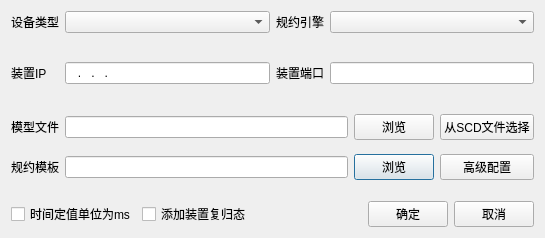
<?xml version="1.0" encoding="UTF-8"?>
<ui version="4.0">
 <class>QSttCreateNewTestWidget</class>
 <widget class="QDialog" name="QSttCreateNewTestWidget">
  <property name="geometry">
   <rect>
    <x>0</x>
    <y>0</y>
    <width>545</width>
    <height>238</height>
   </rect>
  </property>
  <property name="windowTitle">
   <string>新建测试</string>
  </property>
  <layout class="QVBoxLayout" name="verticalLayout_2">
   <item>
    <layout class="QVBoxLayout" name="verticalLayout">
     <item>
      <layout class="QHBoxLayout" name="horizontalLayout_3">
       <property name="spacing">
        <number>6</number>
       </property>
       <item>
        <layout class="QGridLayout" name="gridLayout_2">
         <item row="2" column="1">
          <widget class="QLineEdit" name="m_edtDevIP">
           <property name="inputMask">
            <string>000.000.000.000; </string>
           </property>
          </widget>
         </item>
         <item row="0" column="0">
          <widget class="QLabel" name="m_lblDeviceType">
           <property name="text">
            <string>设备类型</string>
           </property>
          </widget>
         </item>
         <item row="2" column="2">
          <widget class="QLabel" name="m_lblDevPort">
           <property name="text">
            <string>装置端口</string>
           </property>
          </widget>
         </item>
         <item row="0" column="2">
          <widget class="QLabel" name="m_lblProtolID">
           <property name="text">
            <string>规约引擎</string>
           </property>
          </widget>
         </item>
         <item row="0" column="3">
          <widget class="QScrollComboBox" name="m_cmbProtolID"/>
         </item>
         <item row="0" column="1">
          <widget class="QComboBox" name="m_cmbDeviceType"/>
         </item>
         <item row="2" column="3">
          <widget class="QLineEdit" name="m_edtDevPort"/>
         </item>
         <item row="2" column="0">
          <widget class="QLabel" name="m_lblDevIP">
           <property name="text">
            <string>装置IP</string>
           </property>
          </widget>
         </item>
         <item row="1" column="2">
          <spacer name="verticalSpacer_5">
           <property name="orientation">
            <enum>Qt::Vertical</enum>
           </property>
           <property name="sizeHint" stdset="0">
            <size>
             <width>20</width>
             <height>40</height>
            </size>
           </property>
          </spacer>
         </item>
         <item row="3" column="2">
          <spacer name="verticalSpacer_6">
           <property name="orientation">
            <enum>Qt::Vertical</enum>
           </property>
           <property name="sizeHint" stdset="0">
            <size>
             <width>20</width>
             <height>40</height>
            </size>
           </property>
          </spacer>
         </item>
        </layout>
       </item>
      </layout>
     </item>
     <item>
      <layout class="QGridLayout" name="gridLayoutNameID" rowstretch="0,0,0,0">
       <item row="1" column="0">
        <widget class="QLabel" name="m_lblDvmFile">
         <property name="text">
          <string>模型文件</string>
         </property>
        </widget>
       </item>
       <item row="3" column="2">
        <widget class="QPushButton" name="m_btnBrowsePp">
         <property name="text">
          <string>浏览</string>
         </property>
        </widget>
       </item>
       <item row="3" column="1">
        <widget class="QLineEdit" name="m_edtPpFile"/>
       </item>
       <item row="1" column="2">
        <widget class="QPushButton" name="m_btnBrowseDvm">
         <property name="text">
          <string>浏览</string>
         </property>
        </widget>
       </item>
       <item row="3" column="0">
        <widget class="QLabel" name="m_lblPpFile">
         <property name="text">
          <string>规约模板</string>
         </property>
        </widget>
       </item>
       <item row="2" column="1">
        <spacer name="verticalSpacer_2">
         <property name="orientation">
          <enum>Qt::Vertical</enum>
         </property>
         <property name="sizeHint" stdset="0">
          <size>
           <width>20</width>
           <height>40</height>
          </size>
         </property>
        </spacer>
       </item>
       <item row="1" column="1">
        <widget class="QLineEdit" name="m_edtDvmFile"/>
       </item>
       <item row="1" column="3">
        <widget class="QPushButton" name="m_btnSelFromScl">
         <property name="text">
          <string>从SCD文件选择</string>
         </property>
        </widget>
       </item>
       <item row="3" column="3">
        <widget class="QPushButton" name="m_btnAdvancedCfg">
         <property name="text">
          <string>高级配置</string>
         </property>
        </widget>
       </item>
      </layout>
     </item>
     <item>
      <spacer name="verticalSpacer_4">
       <property name="orientation">
        <enum>Qt::Vertical</enum>
       </property>
       <property name="sizeHint" stdset="0">
        <size>
         <width>20</width>
         <height>40</height>
        </size>
       </property>
      </spacer>
     </item>
     <item>
      <spacer name="verticalSpacer">
       <property name="orientation">
        <enum>Qt::Vertical</enum>
       </property>
       <property name="sizeHint" stdset="0">
        <size>
         <width>20</width>
         <height>40</height>
        </size>
       </property>
      </spacer>
     </item>
     <item>
      <layout class="QHBoxLayout" name="horizontalLayout">
       <property name="spacing">
        <number>6</number>
       </property>
       <item>
        <widget class="QCheckBox" name="m_chkTSettingUnit_ms">
         <property name="text">
          <string>时间定值单位为ms</string>
         </property>
        </widget>
       </item>
       <item>
        <widget class="QCheckBox" name="m_chkAddDevReset">
         <property name="text">
          <string>添加装置复归态</string>
         </property>
        </widget>
       </item>
       <item>
        <spacer name="horizontalSpacer">
         <property name="orientation">
          <enum>Qt::Horizontal</enum>
         </property>
         <property name="sizeHint" stdset="0">
          <size>
           <width>40</width>
           <height>20</height>
          </size>
         </property>
        </spacer>
       </item>
       <item>
        <widget class="QPushButton" name="m_Btn_OK">
         <property name="text">
          <string>确定</string>
         </property>
        </widget>
       </item>
       <item>
        <widget class="QPushButton" name="m_Btn_Cancel">
         <property name="text">
          <string>取消</string>
         </property>
        </widget>
       </item>
      </layout>
     </item>
    </layout>
   </item>
  </layout>
 </widget>
 <customwidgets>
  <customwidget>
   <class>QScrollComboBox</class>
   <extends>QComboBox</extends>
   <header>../Module/ScrollCtrl/ScrollComboBox.h</header>
  </customwidget>
 </customwidgets>
 <resources/>
 <connections/>
</ui>
